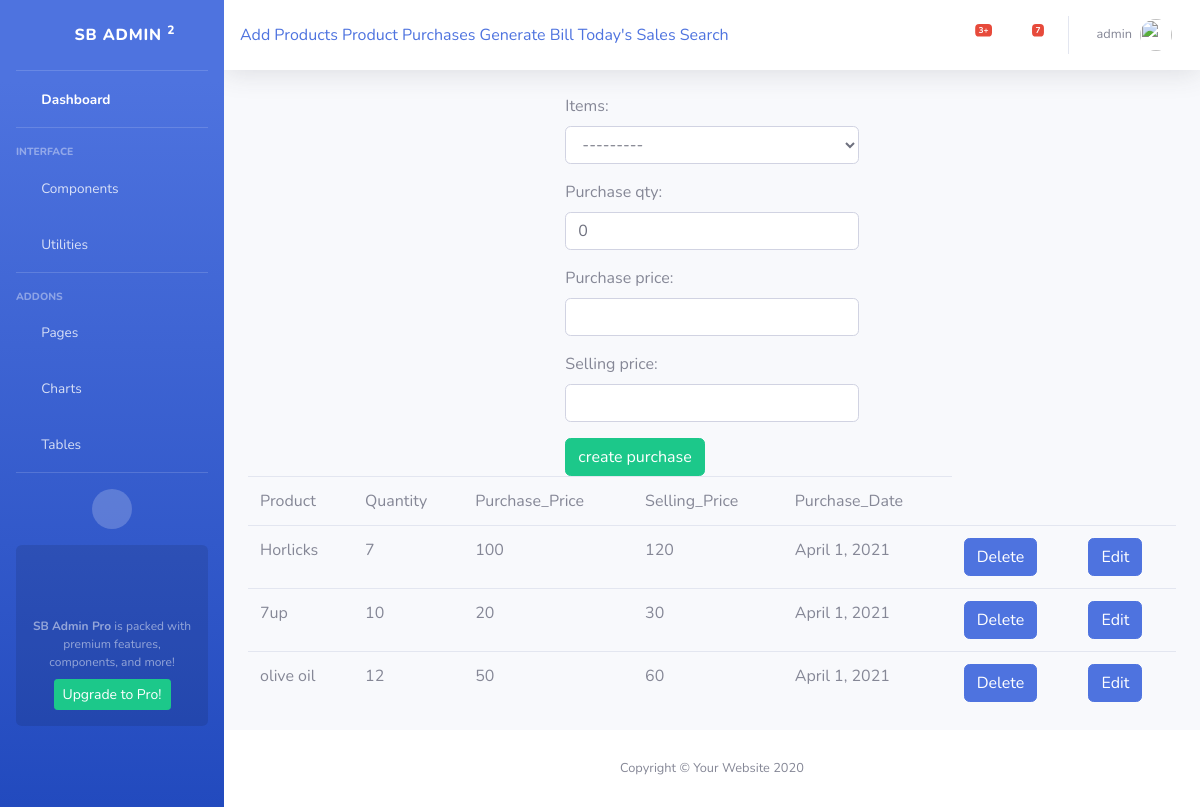
The page /productcreate (signed in) on the database its author committed.
### app_billing/models.py (models this page shows, shortened)
class Purchase(models.Model):
    items = models.ForeignKey(Items, on_delete=models.CASCADE)
    purchase_qty = models.IntegerField(default=0)
    purchase_price = models.IntegerField()
    selling_price = models.IntegerField()
    purchase_date = models.DateField(auto_now=True)

class Items(models.Model):
    item_name = models.CharField(max_length=120)
    def __str__(self):
        return self.item_name

### app_billing/views.py (the view, shortened to what this page needs)
# urls.py: path('productcreate', PurchaseCreate.as_view(), name='productcreate'),
class PurchaseCreate(TemplateView):
    model = Purchase
    template_name = 'app_billing/purchase_create.html'
    form_class = PurchaceCreateForm
    def get(self, request, *args, **kwargs):
        products = self.model.objects.all()
        self.context = {
            "form":self.form_class,
            "products":products,
        }
        return render(request, self.template_name, self.context)

### app_billing/templates/app_billing/purchase_create.html (shortened to what this page needs)
{% extends 'app_billing/admin_base.html' %}
{% block body_block %}
<div class="row">
    <div class="col"></div>
        <div class="col-lg-4">
            <form method="post">
                {{form.as_p}}
                <input type="submit" class='btn btn-success' value="create purchase">
            </form>
        </div>
    <div class="col"></div>
</div>
<table class="table" >
        <tr>
        <td>Product</td>
        <td>Quantity</td>
        <td>Purchase_Price</td>
        <td>Selling_Price</td>
        <td>Purchase_Date</td>
    </tr>
    {% for product in products %}
    <tr>
        <td>{{ product.items }}</td>
        <td>{{ product.purchase_qty }}</td>
        <td>{{ product.purchase_price }}</td>
        <td>{{ product.selling_price }}</td>
         <td>{{ product.purchase_date }}</td>
        <td><a href="{% url 'productdelete' product.id %}" class="btn btn-primary" >Delete</a> </td>
        <td><a href="{% url 'productedit' product.id %}" class="btn btn-primary" >Edit</a> </td>
    </tr>
    {% endfor %}
</table>
{% endblock %}

### app_billing/templates/app_billing/admin_base.html (shortened to what this page needs)
{%load static %}
<!DOCTYPE html>
<html lang="en">
<head>
    <link href="{% static 'vendor/fontawesome-free/css/all.min.css' %}" rel="stylesheet" type="text/css">
    <link href="{% static 'css/sb-admin-2.min.css' %}" rel="stylesheet">
</head>
<body id="page-top">
    <div id="wrapper">
        <ul class="navbar-nav bg-gradient-primary sidebar sidebar-dark accordion" id="accordionSidebar">
            <a class="sidebar-brand d-flex align-items-center justify-content-center" href="index.html">
                <div class="sidebar-brand-icon rotate-n-15">
                    <i class="fas fa-laugh-wink"></i>
                </div>
                <div class="sidebar-brand-text mx-3">SB Admin <sup>2</sup></div>
            </a>
            <hr class="sidebar-divider my-0">
            <li class="nav-item active">
                <a class="nav-link" href="index.html">
                    <i class="fas fa-fw fa-tachometer-alt"></i>
                    <span>Dashboard</span></a>
            </li>
            <hr class="sidebar-divider">
            <div class="sidebar-heading">
                Interface
            </div>
            <li class="nav-item">
                <a class="nav-link collapsed" href="#" data-toggle="collapse" data-target="#collapseTwo"
                    aria-expanded="true" aria-controls="collapseTwo">
                    <i class="fas fa-fw fa-cog"></i>
                    <span>Components</span>
                </a>
            </li>
            <li class="nav-item">
                <a class="nav-link collapsed" href="#" data-toggle="collapse" data-target="#collapseUtilities"
                    aria-expanded="true" aria-controls="collapseUtilities">
                    <i class="fas fa-fw fa-wrench"></i>
                    <span>Utilities</span>
                </a>
            </li>
            <hr class="sidebar-divider">
            <div class="sidebar-heading">
                Addons
            </div>
            <li class="nav-item">
                <a class="nav-link collapsed" href="#" data-toggle="collapse" data-target="#collapsePages"
                    aria-expanded="true" aria-controls="collapsePages">
                    <i class="fas fa-fw fa-folder"></i>
                    <span>Pages</span>
                </a>
            </li>
            <li class="nav-item">
                <a class="nav-link" href="charts.html">
                    <i class="fas fa-fw fa-chart-area"></i>
                    <span>Charts</span></a>
            </li>
            <li class="nav-item">
                <a class="nav-link" href="tables.html">
                    <i class="fas fa-fw fa-table"></i>
                    <span>Tables</span></a>
            </li>
            <hr class="sidebar-divider d-none d-md-block">
            <div class="text-center d-none d-md-inline">
                <button class="rounded-circle border-0" id="sidebarToggle"></button>
            </div>
            <div class="sidebar-card">
                <p class="text-center mb-2"><strong>SB Admin Pro</strong> is packed with premium features, components, and more!</p>
                <a class="btn btn-success btn-sm" href="https://startbootstrap.com/theme/sb-admin-pro">Upgrade to Pro!</a>
            </div>
        </ul>
        <div id="content-wrapper" class="d-flex flex-column">
            <div id="content">
                <nav class="navbar navbar-expand navbar-light bg-white topbar mb-4 static-top shadow">
                    <form>
                       <a class="collapse-item" href="{% url 'item' %}">Add Products</a>
                        <a class="collapse-item" href="{% url 'productcreate' %}">Product Purchases </a>
                        <a class="collapse-item" href="{% url 'ordercreate' %}">Generate Bill </a>
                         <a class="collapse-item" href="{% url 'dsales' %}">Today's Sales </a>
                         <a class="collapse-item" href="{% url 'search' %}">Search </a>
                    </form>
                    <ul class="navbar-nav ml-auto">
                        <li class="nav-item dropdown no-arrow mx-1">
                            <a class="nav-link dropdown-toggle" href="#" id="alertsDropdown" role="button"
                                data-toggle="dropdown" aria-haspopup="true" aria-expanded="false">
                                <i class="fas fa-bell fa-fw"></i>
                                <span class="badge badge-danger badge-counter">3+</span>
                            </a>
                        </li>
                        <li class="nav-item dropdown no-arrow mx-1">
                            <a class="nav-link dropdown-toggle" href="#" id="messagesDropdown" role="button"
                                data-toggle="dropdown" aria-haspopup="true" aria-expanded="false">
                                <i class="fas fa-envelope fa-fw"></i>
                                <span class="badge badge-danger badge-counter">7</span>
                            </a>
                        </li>
                        <li class="nav-item dropdown no-arrow">
                            <a class="nav-link dropdown-toggle" href="#" id="userDropdown" role="button"
                                data-toggle="dropdown" aria-haspopup="true" aria-expanded="false">
                                <span class="mr-2 d-none d-lg-inline text-gray-600 small">{{ request.user}}</span>
                                <img class="img-profile rounded-circle"
                                    src="img/undraw_profile.svg">
                            </a>
                        </li>
                    </ul>
                </nav>
                <div class="container-fluid">
                {% block body_block%}
                    {% endblock %}
                </div>
            </div>
            <footer class="sticky-footer bg-white">
                <div class="container my-auto">
                    <div class="copyright text-center my-auto">
                        <span>Copyright &copy; Your Website 2020</span>
                    </div>
                </div>
            </footer>
        </div>
    </div>
</body>
</html>

### rows shown on the page
Purchase: items "Horlicks", purchase_qty "7", purchase_price "100", selling_price "120", purchase_date "April 1, 2021"
Purchase: items "7up", purchase_qty "10", purchase_price "20", selling_price "30", purchase_date "April 1, 2021"
Purchase: items "olive oil", purchase_qty "12", purchase_price "50", selling_price "60", purchase_date "April 1, 2021"

### other values the page prints
{{ request.user }} "admin"
